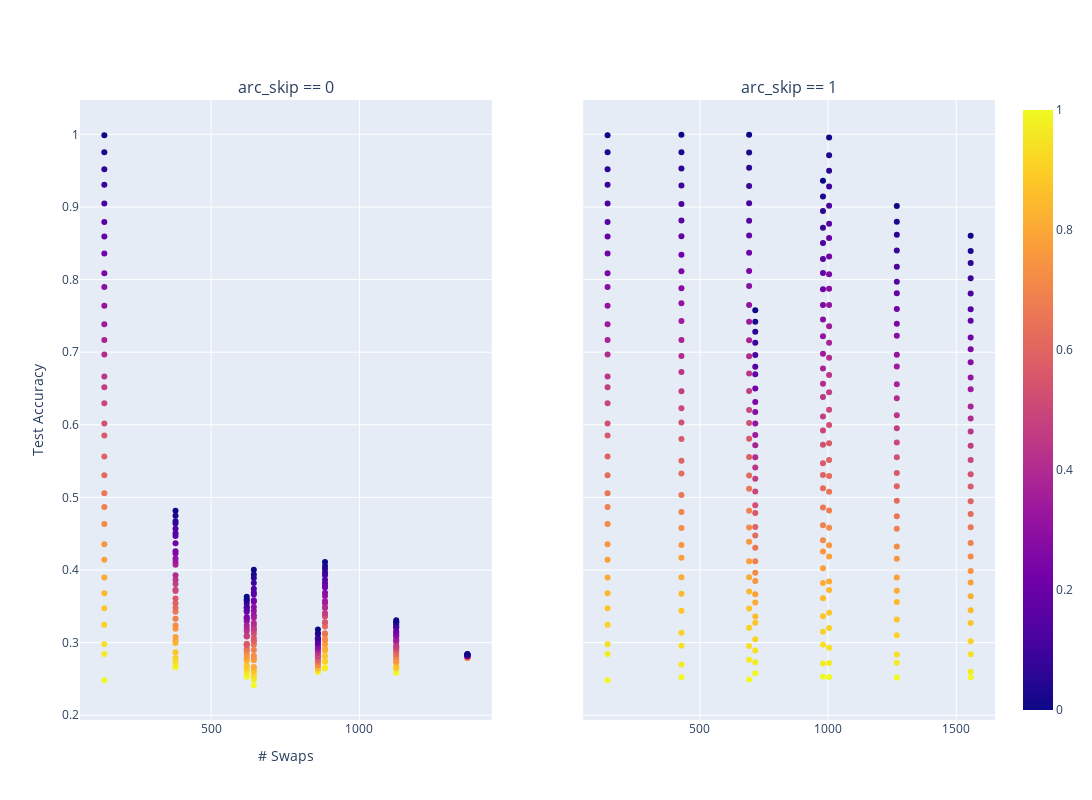

This figure's notebook cell:
### Code cell
import plotly.express as px
import pandas as pd 
from plotly.subplots import make_subplots
import plotly.graph_objects as go

hue = "swaps"
yplot = "test_Accuracy"
xplot = "arc_num_params"
extra_info = ["arc_num_conv", "arc_encoder_blocks", "arc_features"]


df0 = df.query("arc_skip == 0")
df1 = df.query("arc_skip == 1")

fig0 = px.scatter(df0, x=xplot, y=yplot, color=hue, title="No skip", hover_data=extra_info, labels={"test Acc", "# Swaps"})
fig1 = px.scatter(df1, x=xplot, y=yplot, color=hue, title="Skip", hover_data=extra_info, labels={"test Acc", "# Swaps"})

fig0.update_layout(showlegend=False)  # Oculta la leyenda en el primer gráfico
fig = make_subplots(rows=1, cols=2, subplot_titles=["arc_skip == 0", "arc_skip == 1"], shared_yaxes=True)

for trace in fig0.data:
    fig.add_trace(trace, row=1, col=1)

for trace in fig1.data:
    fig.add_trace(trace, row=1, col=2)
fig.update_layout(width=1600, height=800, legend_title="canales", showlegend=True,
                  xaxis={'title':{'text':"# Swaps"}},
                  yaxis={'title':{'text':"Test Accuracy"}},
                  )

fig.show()

### Figure 1 — Plotly figure (JSON) as saved in the notebook; plotly's stock layout.template omitted (floating-point values rounded to 4 significant figures; data arrays with more than 128 entries replaced by an {"elided": "..."} marker saying what was removed)
{"data": [{"customdata": {"elided": "272x3 mixed values"}, "hovertemplate": "arc_num_params=%{x}<br>test_Accuracy=%{y}<br>arc_num_conv=%{customdata[0]}<br>arc_encoder_blocks=%{customdata[1]}<br>arc_features=%{customdata[2]}<br>swaps=%{marker.color}<extra></extra>", "legendgroup": "", "marker": {"color": {"elided": "272 float values"}, "coloraxis": "coloraxis", "symbol": "circle"}, "mode": "markers", "name": "", "orientation": "v", "showlegend": false, "type": "scatter", "x": {"elided": "272 int values"}, "xaxis": "x", "y": {"elided": "272 float values"}, "yaxis": "y"}, {"customdata": {"elided": "272x3 mixed values"}, "hovertemplate": "arc_num_params=%{x}<br>test_Accuracy=%{y}<br>arc_num_conv=%{customdata[0]}<br>arc_encoder_blocks=%{customdata[1]}<br>arc_features=%{customdata[2]}<br>swaps=%{marker.color}<extra></extra>", "legendgroup": "", "marker": {"color": {"elided": "272 float values"}, "coloraxis": "coloraxis", "symbol": "circle"}, "mode": "markers", "name": "", "orientation": "v", "showlegend": false, "type": "scatter", "x": {"elided": "272 int values"}, "xaxis": "x2", "y": {"elided": "272 float values"}, "yaxis": "y2"}], "layout": {"annotations": [{"font": {"size": 16}, "showarrow": false, "text": "arc_skip == 0", "x": 0.225, "xanchor": "center", "xref": "paper", "y": 1, "yanchor": "bottom", "yref": "paper"}, {"font": {"size": 16}, "showarrow": false, "text": "arc_skip == 1", "x": 0.775, "xanchor": "center", "xref": "paper", "y": 1, "yanchor": "bottom", "yref": "paper"}], "height": 800, "legend": {"title": {"text": "canales"}}, "showlegend": true, "width": 1600, "xaxis": {"anchor": "y", "domain": [0, 0.45], "title": {"text": "# Swaps"}}, "xaxis2": {"anchor": "y2", "domain": [0.55, 1]}, "yaxis": {"anchor": "x", "domain": [0, 1], "title": {"text": "Test Accuracy"}}, "yaxis2": {"anchor": "x2", "domain": [0, 1], "matches": "y", "showticklabels": false}}}
